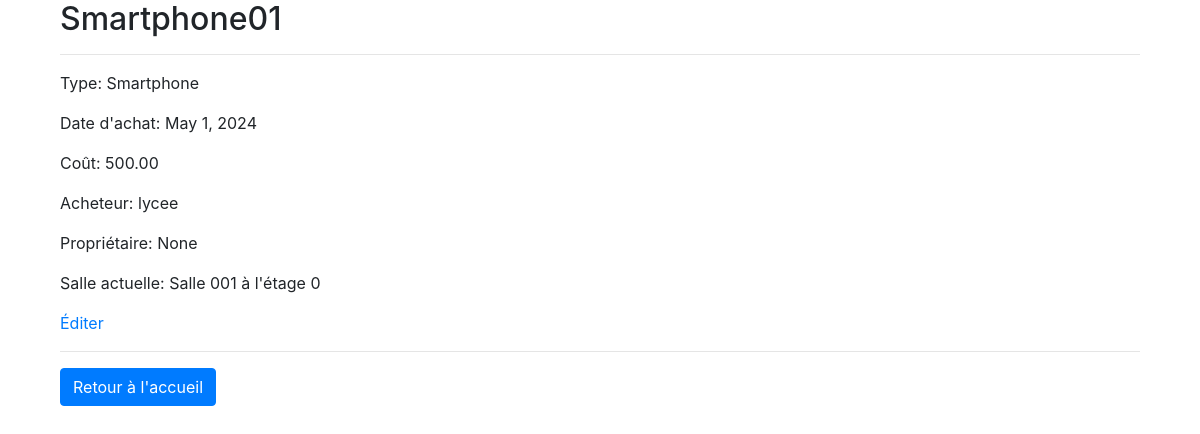
The app's page /equipements/1/, older data.
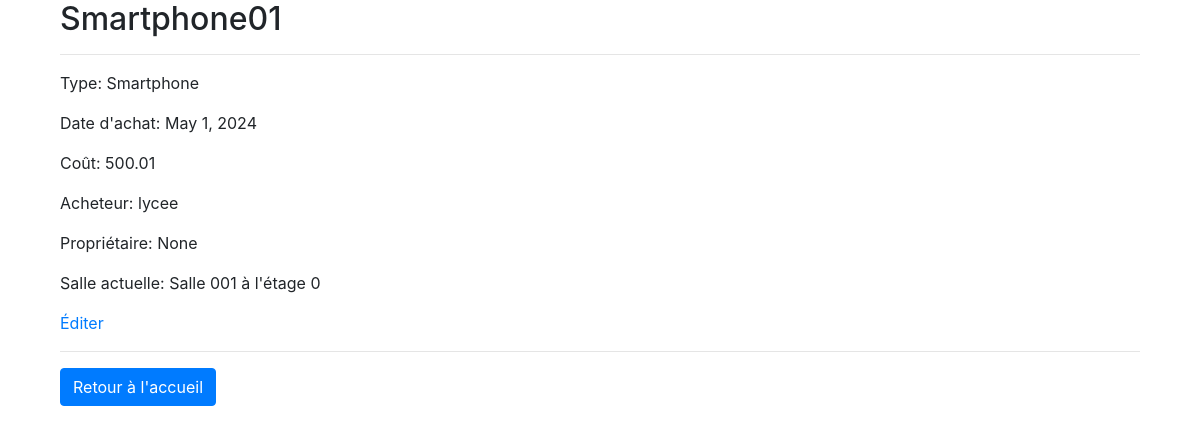
The same page, newer data.
### gestion_materiel/models.py (models this page shows, shortened)
class Equipement(models.Model):
    nom = models.CharField(max_length=100)
    type = models.CharField(max_length=100)
    date_achat = models.DateField()
    cout = models.DecimalField(max_digits=8, decimal_places=2)
    type_budget = models.CharField(max_length=100)  # Type de budget utilisé pour l'achat
    accessoires = models.CharField(max_length=200)  # Liste des accessoires
    etat_accessoires = models.CharField(max_length=200)  # État des accessoires
    acheteur = models.CharField(max_length=100, choices=[('lycee', 'Lycée'), ('mandant', 'Mandant')], default='lycee')
    proprietaire = models.ForeignKey(Enseignant, related_name='equipements_possedes', on_delete=models.SET_NULL, null=True)
    salle_actuelle = models.ForeignKey(Salle, related_name='equipements_stockes', on_delete=models.SET_NULL, null=True)
    detenteur_actuel = models.ForeignKey(Enseignant, related_name='equipements_detenus', on_delete=models.SET_NULL, null=True)

class Salle(models.Model):
    numero_salle = models.CharField(max_length=10)
    numero_etage = models.IntegerField()
    def __str__(self):
        return f"Salle {self.numero_salle} à l'étage {self.numero_etage}"

### gestion_materiel/views.py (the view)
# urls.py: path('equipements/<int:pk>/', EquipementDetailView.as_view(), name='equipement-detail'),
class EquipementDetailView(DetailView):
    model = Equipement
    context_object_name = 'equipement'
    template_name = 'gestion_materiel/equipement_detail.html'

### gestion_materiel/templates/gestion_materiel/equipement_detail.html
{% extends 'gestion_materiel/base.html' %}
{% block content %}
<div class="container">
    <h2>{{ equipement.nom }}</h2>
    <hr>
    <p>Type: {{ equipement.type }}</p>
    <p>Date d'achat: {{ equipement.date_achat }}</p>
    <p>Coût: {{ equipement.cout }}</p>
    <p>Acheteur: {{ equipement.acheteur }}</p>
    <p>Propriétaire: {{ equipement.proprietaire }}</p>
    <p>Salle actuelle: {{ equipement.salle_actuelle }}</p>
    <a href="{% url 'equipement-update' pk=equipement.pk %}">Éditer</a>
    <hr>
    <a href="{% url 'home' %}" class="btn btn-primary">Retour à l'accueil</a>
</div>
{% endblock %}

Row changes from the older to the newer data that the page shows:
changed Equipement "Smartphone01": cout "500.00" → "500.01"
